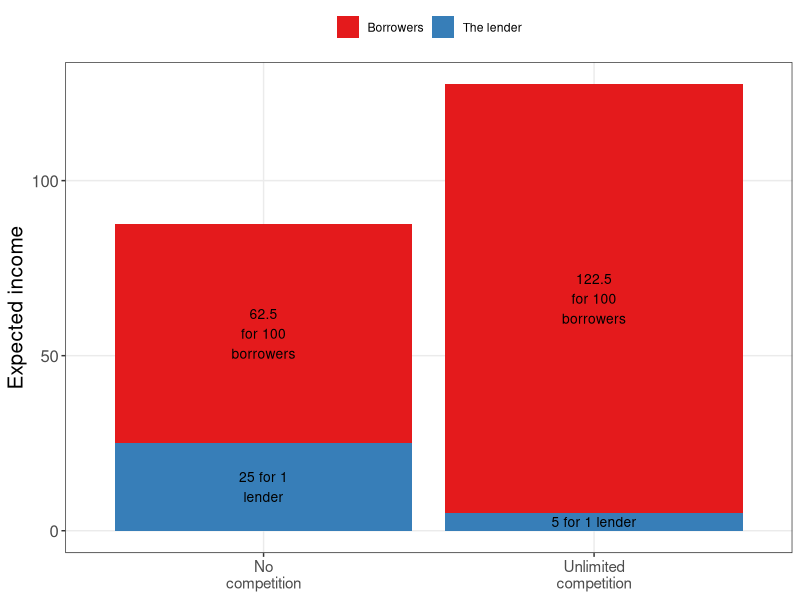
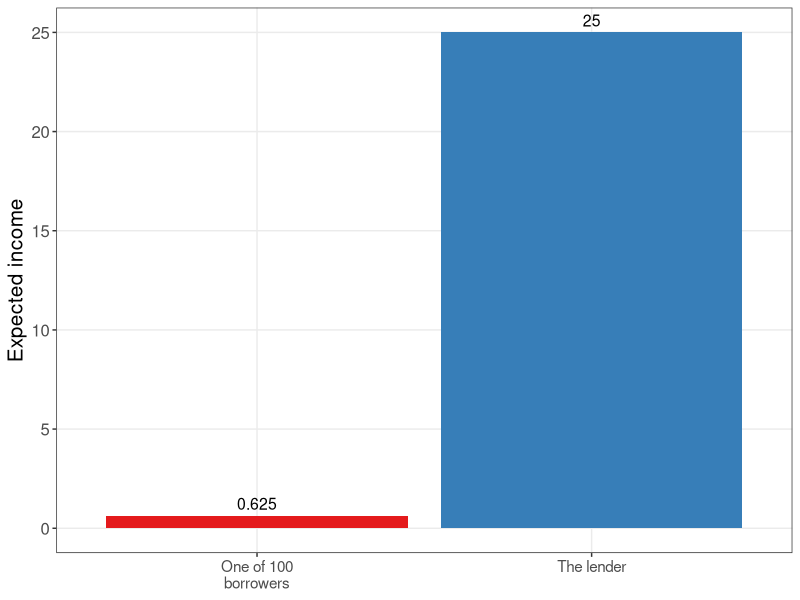
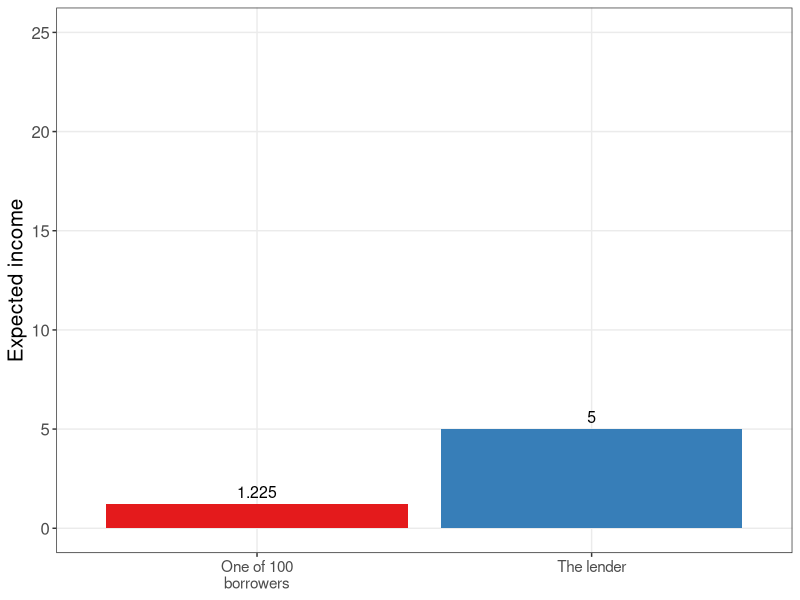
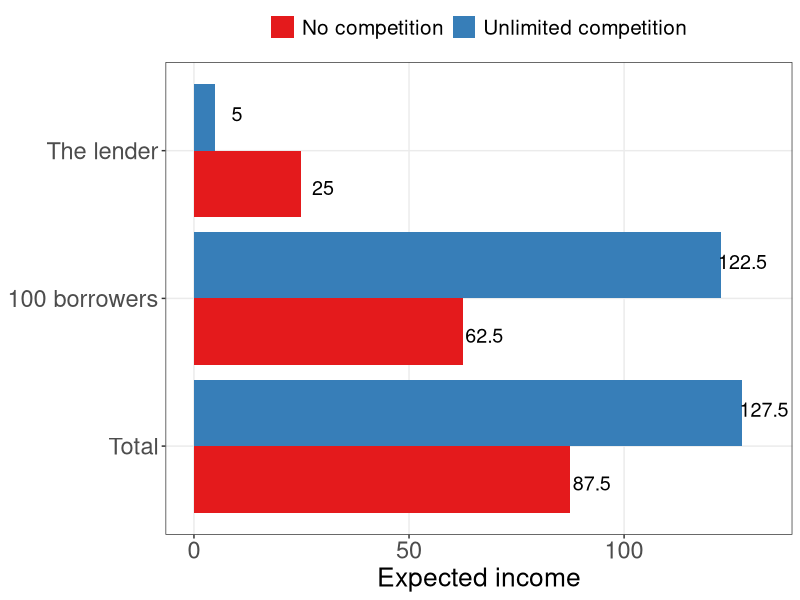

Generate these figures, in order, with R:
#' Graph Designer: Scott Cohn
#' Authors: Bowles and Halliday
#' Title: Coordination, Conflict and Competition: A Text in Microeconomics

library("tidyverse")
library("gridExtra")
library("forcats")
library("RColorBrewer")

# dataframe ---------------------------------------------------------------

df <- tibble(
  pr_ag = c("Borrowers", "The lender"),
  val_sm_bar = c(0.625, 25),
  val_sm_pie = c(62.5, 25),
  val_lg_bar = c(1.225, 5), 
  val_lg_pie = c(122.5, 5)
)

df_long <- df %>% 
  #select(c("pr_ag", "val_sm_pie", "val_lg_pie")) %>% 
  gather(key = "group", value = "value", 2:5) %>% 
  mutate(condition = c("Low competition", "Low competition", "sm", "sm", "High competition", "High competition", "lg", "lg"))


# plots -------------------------------------------------------------------

# Fig a -- nonebar
# p_sm_bar <- ggplot(df, aes(pr_ag, val_sm_bar)) +
#   geom_col(aes(fill = pr_ag)) + 
#   geom_text(aes(label = val_sm_bar), vjust = -0.5, size = 5) + 
#   scale_fill_brewer(palette = "Set1") +
#   theme_bw() + 
#   theme(legend.position = "none",
#         axis.title = element_blank(),
#         axis.text = element_text(size = 15))
# 
# ggsave("credit/effects_of_comp_nonebar_a.pdf", width = 3, height = 5)

# Fig b -- nonepie
# p_sm_pie <- ggplot(df, aes("", y = val_sm_pie, fill = pr_ag))+
#   geom_bar(width = 1, stat = "identity") +
#   coord_polar("y") +
#   geom_text(aes(label = val_sm_pie), 
#             position = position_stack(vjust = 0.5)) +
#   scale_fill_brewer(palette = "Set1") + 
#   # labs(caption = "p_sm_pie") +
#   theme_blank() +
#   theme(axis.title = element_blank(),
#         axis.text = element_blank(),
#         legend.title = element_blank(),
#         plot.margin=grid::unit(c(0,0,0,0), "mm"))
# 
# ggsave("credit/effects_of_comp_nonepie_b.pdf", width = 6, height = 6)

# Fig c -- comppie
# p_lg_pie <- ggplot(df, aes("", y = val_lg_pie, fill = pr_ag))+
#   geom_bar(width = 1, stat = "identity") +
#   coord_polar("y") +
#   geom_text(aes(label = val_lg_pie), 
#             position = position_stack(vjust = 0.5)) +
#   scale_fill_brewer(palette = "Set1") + 
#   # labs(caption = "p_lg_pie") +
#   theme_blank() +
#   theme(axis.title = element_blank(),
#         axis.text = element_blank(),
#         legend.title = element_blank(),
#         plot.margin=grid::unit(c(0,0,0,0), "mm"))
# 
# ggsave("credit/effects_of_comp_comppie_c.pdf", width = 6, height = 6)

# Fig d -- compbar
# p_lg_bar <- ggplot(df, aes(pr_ag, val_lg_bar)) +
#   geom_col(aes(fill = pr_ag)) + 
#   geom_text(aes(label = val_lg_bar), vjust = -0.5, size = 5) + 
#   scale_fill_brewer(palette = "Set1") +
#   theme_bw() + 
#   theme(legend.position = "none",
#         axis.title = element_blank(),
#         axis.text = element_text(size = 15))
# 
# ggsave("credit/effects_of_comp_compbar_d.pdf", width = 3, height = 5)


# stacked bar (replace pie?) ----------------------------------------------

# Middle Fig
stk_bar <- df_long %>% 
  filter(condition %in% c("sm", "lg")) %>% 
  mutate(b_l_label = c("62.5\nfor 100\nborrowers", "25 for 1\nlender", 
                       "122.5\nfor 100\nborrowers", "5 for 1 lender")) %>% 
  ggplot(aes(x = forcats::fct_rev(condition), y = value, fill = pr_ag)) + 
  geom_bar(position = "stack", stat = "identity") + 
  geom_text(aes(label = b_l_label), position = position_stack(vjust = 0.5), size = 3.5) + 
  # geom_text(aes(label = value)) +  
  scale_fill_brewer(palette = "Set1") + 
  scale_x_discrete(labels=c("sm" = "No\ncompetition",
                            "lg" = "Unlimited\ncompetition")) + 
  ylab("Expected income") +
  # coord_flip() +
  theme_bw() + 
  theme(legend.title = element_blank(),
        axis.title.x = element_blank(),
        axis.title.y = element_text(size = 15),
        axis.text.y = element_text(size = 12),
        axis.text.x = element_text(size = 11),
        legend.position = "top",
        panel.grid.minor = element_blank())

ggsave("credit/effects_of_comp_stk_bar.pdf", width = 3, height = 5)

# Left Fig
low_comp_bar <- df_long %>% 
  filter(condition %in% c("Low competition")) %>% 
  ggplot(aes(x = pr_ag, y = value, fill = pr_ag)) + 
  geom_col() +
  geom_text(aes(label = value), vjust = -0.5, size = 4) +
  ylab("Expected income") +
  scale_fill_brewer(palette = "Set1") +
  scale_x_discrete(labels=c("The lender" = "The lender",
                            "Borrowers" = "One of 100\nborrowers")) + 
  ylim(0, 25) +
  theme_bw() +
  theme(legend.position = "none",
        axis.title.x = element_blank(),
        axis.title.y = element_text(size = 15),
        axis.text.y = element_text(size = 12),
        axis.text.x = element_text(size = 11),
        panel.grid.minor = element_blank()
        )

ggsave("credit/effects_of_comp_low_bar.pdf", width = 2.5, height = 5)

# Right Fig
high_comp_bar <- df_long %>% 
  filter(condition %in% c("High competition")) %>% 
  ggplot(aes(x = pr_ag, y = value, fill = pr_ag)) + 
  geom_col() +
  geom_text(aes(label = value), vjust = -0.5, size = 4) +
  ylab("Expected income") +
  scale_fill_brewer(palette = "Set1") +
  scale_x_discrete(labels=c("The lender" = "The lender",
                            "Borrowers" = "One of 100\nborrowers")) + 
  ylim(0, 25) +
  theme_bw() +
  theme(legend.position = "none",
        axis.title.x = element_blank(),
        axis.title.y = element_text(size = 15),
        axis.text.y = element_text(size = 12),
        axis.text.x = element_text(size = 11),
        panel.grid.minor = element_blank()
  )

ggsave("credit/effects_of_comp_high_bar.pdf", width = 2.5, height = 5)

# save panel --------------------------------------------------------------

# ggsave("credit/effects_of_comp_sm.pdf", arrangeGrob(p_sm_bar, p_sm_pie))
# ggsave("credit/effects_of_comp_lg.pdf", arrangeGrob(p_lg_bar, p_lg_pie))

# ^^ looks gross.





# Version 2 ---------------------------------------------------------------

df <- tibble(
  "100 borrowers" = c(62.5, 122.5),
  "The lender" = c(25, 5),
  "Total" = c(87.5, 127.5),
  "Treatment" = as.factor(c("No competition", "Unlimited competition"))
)

df %>% gather(key = Group, value = Value, 1:3)

bar2 <- df %>% 
  # wide to long
  gather(key = Group, value = Value, 1:3) %>% 
  # plot
  ggplot(aes(x = Group, y = Value, fill = Treatment)) + 
  geom_bar(position = "dodge", stat = "identity") + 
  geom_text(
    aes(label = Value, y = Value + 5),
    position = position_dodge(1),
    size = 5
  ) +
  scale_x_discrete(limits = c("Total", "100 borrowers", "The lender")) +
  scale_fill_brewer(palette = "Set1") + 
  ylab("Expected income") +
  coord_flip() +
  theme_bw() + 
  theme(legend.title = element_blank(),
        axis.title.y = element_blank(),
        axis.title.x = element_text(size = 19),
        axis.text.y = element_text(size = 17),
        axis.text.x = element_text(size = 17),
        legend.position = "top",
        legend.text = element_text(size = 15),
        panel.grid.minor = element_blank())

ggsave("credit/effects_of_comp_bar.pdf", width = 9, height = 7)
